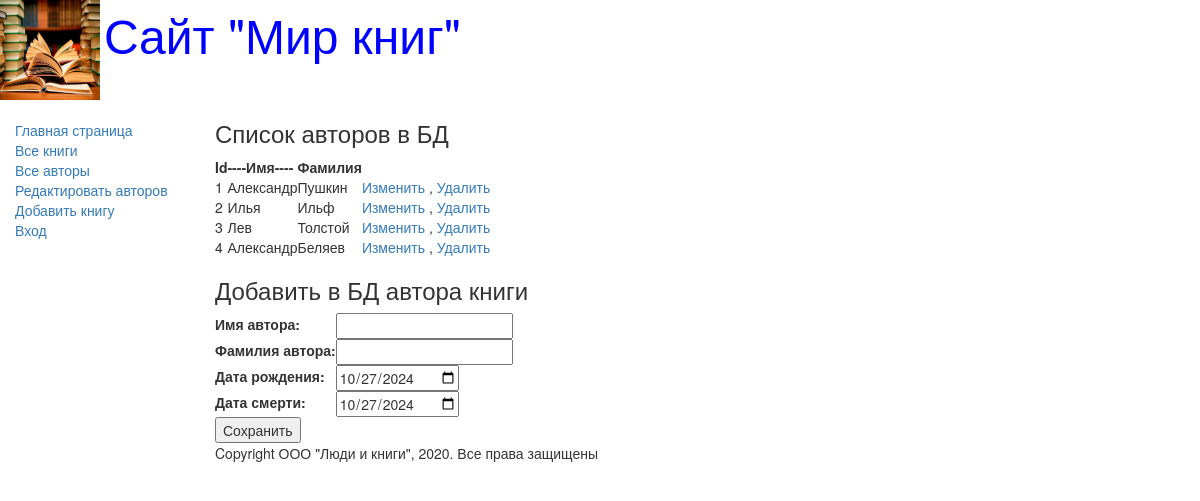
Before: /authors_add/ with the older database file.
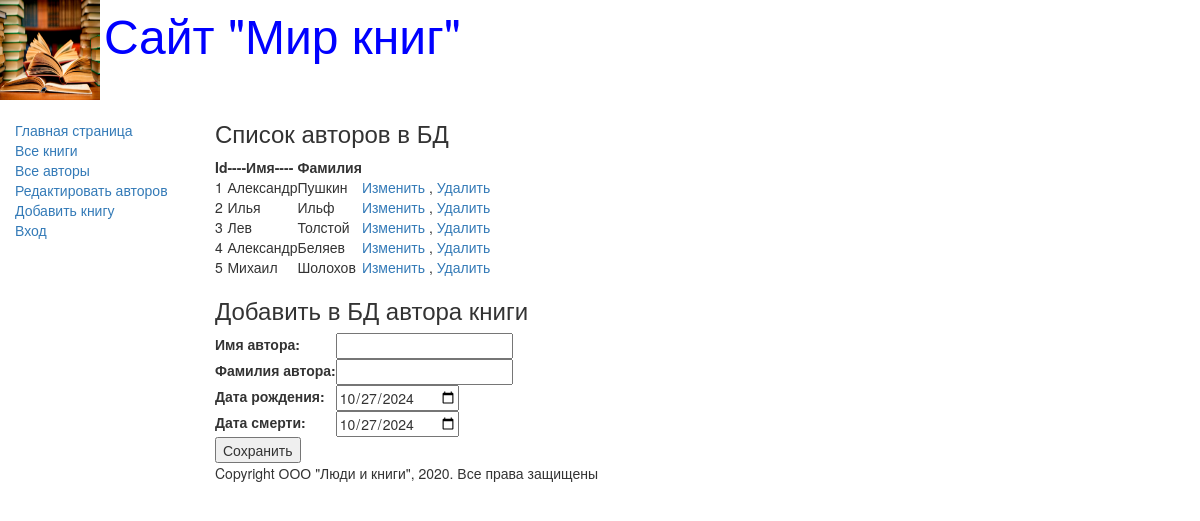
After: the same page with the newer database file.
### catalog/models.py (models this page shows, shortened)
class Author(models.Model):
    first_name = models.CharField(max_length=100, help_text="Введите имя автора",
        verbose_name="Имя автора")
    last_name = models.CharField(max_length=100, help_text="Введите фамилию автора",
        verbose_name="Фамилия автора")
    date_of_birth = models.DateField(help_text="Введите дату рождения", verbose_name="Дата рождения",
        null=True, blank=True)
    date_of_death = models.DateField(help_text="Введите дату смерти", verbose_name="Дата смерти",
        null=True, blank=True)

### catalog/views.py (the view)
# urls.py: path('authors_add/', views.authors_add, name='authors_add'),
def authors_add(request):
   author = Author.objects.all()
   authorsform = AuthorsForm()
   return render(request, "catalog/authors_add.html",
      {"form": authorsform, "author": author})

### catalog/forms.py
class AuthorsForm(forms.Form):
    first_name = forms.CharField(label="Имя автора")
    last_name = forms.CharField(label="Фамилия автора")
    date_of_birth = forms.DateField(label="Дата рождения",
        initial=format(date.today()),
        widget=forms.widgets.DateInput(attrs={'type': 'date'}))
    date_of_death = forms.DateField(label="Дата смерти",
        initial=format(date.today()),
        widget=forms.widgets.DateInput(attrs={'type': 'date'}))

### catalog/templates/catalog/authors_add.html (shortened to what this page needs)
{% extends "base_generic.html" %}
{% block content %}
<h3>Список авторов в БД</h3>
<table>
<thead><th>Id</th><th>----Имя----
</th><th>Фамилия</th><th></th></thead>
{% if author %}
{% for author in author.all %}
<tr>
<td>{{author.id}}</td>
<td>{{author.first_name}}</td>
<td>{{author.last_name}}</td>
<td><a href="/edit1/{{author.id}}">Изменить</a> ,
<a href="/delete/{{author.id}}">Удалить</a></td>
</tr>
{% endfor %}
{% else %}
<p>В базе данных нет авторов</p>
{% endif %}
</table>
<h3>Добавить в БД автора книги</h3>
<form method="POST" action="/create/">
<table>
{{ form }}
</table>
<input type="submit" value="Сохранить" >
</form>
{% endblock %}

Changed rows visible on the page:
added Author: id "5", first_name "Михаил", last_name "Шолохов"
